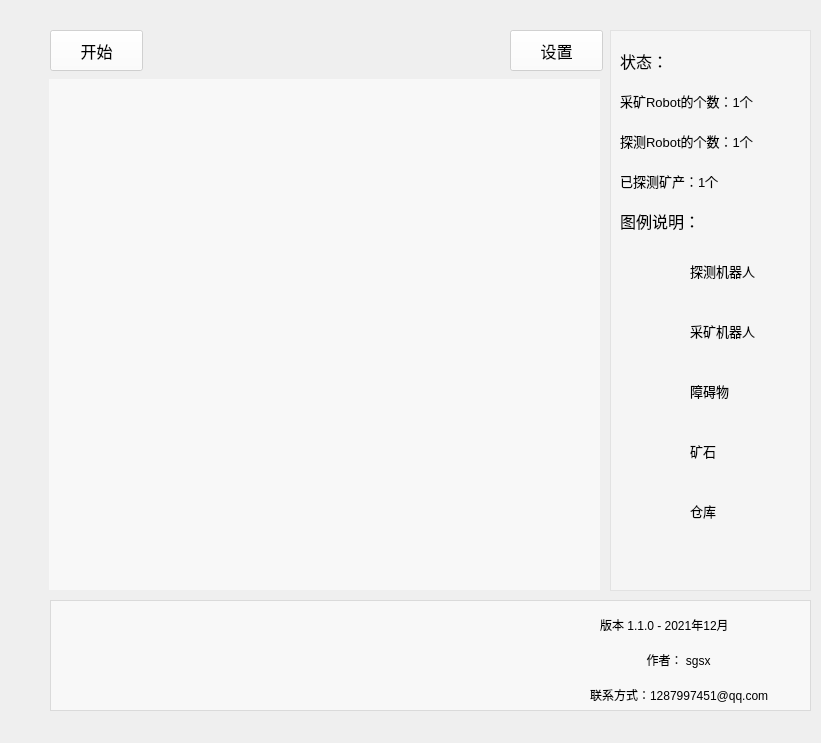
<?xml version="1.0" encoding="UTF-8"?>
<ui version="4.0">
 <class>MarsRobot</class>
 <widget class="QMainWindow" name="MarsRobot">
  <property name="geometry">
   <rect>
    <x>0</x>
    <y>0</y>
    <width>821</width>
    <height>743</height>
   </rect>
  </property>
  <property name="minimumSize">
   <size>
    <width>821</width>
    <height>743</height>
   </size>
  </property>
  <property name="maximumSize">
   <size>
    <width>821</width>
    <height>743</height>
   </size>
  </property>
  <property name="windowTitle">
   <string>MainWindow</string>
  </property>
  <widget class="QWidget" name="centralwidget">
   <widget class="QWidget" name="widget" native="true">
    <property name="geometry">
     <rect>
      <x>49</x>
      <y>79</y>
      <width>551</width>
      <height>511</height>
     </rect>
    </property>
    <property name="minimumSize">
     <size>
      <width>551</width>
      <height>511</height>
     </size>
    </property>
    <property name="maximumSize">
     <size>
      <width>551</width>
      <height>511</height>
     </size>
    </property>
    <property name="styleSheet">
     <string notr="true">background-image: url(:/image/image/chessboard.png);
background-color: rgba(255, 255, 255, 150);</string>
    </property>
   </widget>
   <widget class="QTextBrowser" name="textBrowser">
    <property name="geometry">
     <rect>
      <x>50</x>
      <y>600</y>
      <width>761</width>
      <height>111</height>
     </rect>
    </property>
    <property name="styleSheet">
     <string notr="true">background-color: rgba(255, 255, 255, 150);</string>
    </property>
   </widget>
   <widget class="QPushButton" name="pushButton">
    <property name="geometry">
     <rect>
      <x>50</x>
      <y>30</y>
      <width>93</width>
      <height>41</height>
     </rect>
    </property>
    <property name="font">
     <font>
      <pointsize>12</pointsize>
     </font>
    </property>
    <property name="styleSheet">
     <string notr="true">background-color: rgba(255, 255, 255, 150);</string>
    </property>
    <property name="text">
     <string>开始</string>
    </property>
   </widget>
   <widget class="QPushButton" name="pushButton_2">
    <property name="geometry">
     <rect>
      <x>510</x>
      <y>30</y>
      <width>93</width>
      <height>41</height>
     </rect>
    </property>
    <property name="font">
     <font>
      <pointsize>12</pointsize>
     </font>
    </property>
    <property name="styleSheet">
     <string notr="true">
background-color: rgba(255, 255, 255, 150);</string>
    </property>
    <property name="text">
     <string>设置</string>
    </property>
   </widget>
   <widget class="QLabel" name="label">
    <property name="geometry">
     <rect>
      <x>620</x>
      <y>40</y>
      <width>61</width>
      <height>41</height>
     </rect>
    </property>
    <property name="font">
     <font>
      <pointsize>12</pointsize>
     </font>
    </property>
    <property name="text">
     <string>状态：</string>
    </property>
   </widget>
   <widget class="QLabel" name="label_2">
    <property name="geometry">
     <rect>
      <x>620</x>
      <y>80</y>
      <width>201</width>
      <height>41</height>
     </rect>
    </property>
    <property name="font">
     <font>
      <pointsize>10</pointsize>
     </font>
    </property>
    <property name="text">
     <string>采矿Robot的个数：1个</string>
    </property>
   </widget>
   <widget class="QWidget" name="widget_2" native="true">
    <property name="geometry">
     <rect>
      <x>-1</x>
      <y>-1</y>
      <width>821</width>
      <height>743</height>
     </rect>
    </property>
    <property name="minimumSize">
     <size>
      <width>821</width>
      <height>743</height>
     </size>
    </property>
    <property name="maximumSize">
     <size>
      <width>821</width>
      <height>743</height>
     </size>
    </property>
    <property name="styleSheet">
     <string notr="true">background-image: url(:/image/image/bg.jpeg);</string>
    </property>
   </widget>
   <widget class="QTextBrowser" name="textBrowser_2">
    <property name="geometry">
     <rect>
      <x>610</x>
      <y>30</y>
      <width>201</width>
      <height>561</height>
     </rect>
    </property>
    <property name="styleSheet">
     <string notr="true">background-color: rgba(255, 255, 255, 100);</string>
    </property>
   </widget>
   <widget class="QLabel" name="label_3">
    <property name="geometry">
     <rect>
      <x>620</x>
      <y>120</y>
      <width>211</width>
      <height>41</height>
     </rect>
    </property>
    <property name="font">
     <font>
      <pointsize>10</pointsize>
     </font>
    </property>
    <property name="text">
     <string>探测Robot的个数：1个</string>
    </property>
   </widget>
   <widget class="QLabel" name="label_4">
    <property name="geometry">
     <rect>
      <x>620</x>
      <y>160</y>
      <width>151</width>
      <height>41</height>
     </rect>
    </property>
    <property name="font">
     <font>
      <pointsize>10</pointsize>
     </font>
    </property>
    <property name="text">
     <string>已探测矿产：1个</string>
    </property>
   </widget>
   <widget class="QLabel" name="label_5">
    <property name="geometry">
     <rect>
      <x>620</x>
      <y>200</y>
      <width>101</width>
      <height>41</height>
     </rect>
    </property>
    <property name="font">
     <font>
      <pointsize>12</pointsize>
     </font>
    </property>
    <property name="text">
     <string>图例说明：</string>
    </property>
   </widget>
   <widget class="QWidget" name="widget_3" native="true">
    <property name="geometry">
     <rect>
      <x>630</x>
      <y>250</y>
      <width>51</width>
      <height>51</height>
     </rect>
    </property>
    <property name="styleSheet">
     <string notr="true">background-image: url(:/image/image/search-removebg-preview.png);</string>
    </property>
   </widget>
   <widget class="QLabel" name="label_6">
    <property name="geometry">
     <rect>
      <x>690</x>
      <y>250</y>
      <width>101</width>
      <height>41</height>
     </rect>
    </property>
    <property name="font">
     <font>
      <pointsize>10</pointsize>
     </font>
    </property>
    <property name="text">
     <string>探测机器人</string>
    </property>
   </widget>
   <widget class="QWidget" name="widget_4" native="true">
    <property name="geometry">
     <rect>
      <x>630</x>
      <y>310</y>
      <width>51</width>
      <height>51</height>
     </rect>
    </property>
    <property name="styleSheet">
     <string notr="true">background-image: url(:/image/image/work-removebg-preview.png);</string>
    </property>
   </widget>
   <widget class="QLabel" name="label_7">
    <property name="geometry">
     <rect>
      <x>690</x>
      <y>310</y>
      <width>101</width>
      <height>41</height>
     </rect>
    </property>
    <property name="font">
     <font>
      <pointsize>10</pointsize>
     </font>
    </property>
    <property name="text">
     <string>采矿机器人</string>
    </property>
   </widget>
   <widget class="QWidget" name="widget_5" native="true">
    <property name="geometry">
     <rect>
      <x>630</x>
      <y>370</y>
      <width>51</width>
      <height>51</height>
     </rect>
    </property>
    <property name="styleSheet">
     <string notr="true">background-image: url(:/image/image/rock-removebg-preview.png);</string>
    </property>
   </widget>
   <widget class="QWidget" name="widget_6" native="true">
    <property name="geometry">
     <rect>
      <x>630</x>
      <y>430</y>
      <width>51</width>
      <height>51</height>
     </rect>
    </property>
    <property name="styleSheet">
     <string notr="true">background-image: url(:/image/image/valuableRock-removebg-preview.png);</string>
    </property>
   </widget>
   <widget class="QLabel" name="label_8">
    <property name="geometry">
     <rect>
      <x>690</x>
      <y>370</y>
      <width>101</width>
      <height>41</height>
     </rect>
    </property>
    <property name="font">
     <font>
      <pointsize>10</pointsize>
     </font>
    </property>
    <property name="text">
     <string>障碍物</string>
    </property>
   </widget>
   <widget class="QLabel" name="label_9">
    <property name="geometry">
     <rect>
      <x>690</x>
      <y>430</y>
      <width>101</width>
      <height>41</height>
     </rect>
    </property>
    <property name="font">
     <font>
      <pointsize>10</pointsize>
     </font>
    </property>
    <property name="text">
     <string>矿石</string>
    </property>
   </widget>
   <widget class="QLabel" name="label_10">
    <property name="geometry">
     <rect>
      <x>630</x>
      <y>650</y>
      <width>161</width>
      <height>20</height>
     </rect>
    </property>
    <property name="font">
     <font>
      <pointsize>9</pointsize>
     </font>
    </property>
    <property name="text">
     <string>     作者： sgsx</string>
    </property>
   </widget>
   <widget class="QLabel" name="label_11">
    <property name="geometry">
     <rect>
      <x>590</x>
      <y>685</y>
      <width>261</width>
      <height>20</height>
     </rect>
    </property>
    <property name="font">
     <font>
      <pointsize>9</pointsize>
     </font>
    </property>
    <property name="text">
     <string>联系方式：1287997451@qq.com</string>
    </property>
   </widget>
   <widget class="QLabel" name="label_12">
    <property name="geometry">
     <rect>
      <x>600</x>
      <y>615</y>
      <width>211</width>
      <height>20</height>
     </rect>
    </property>
    <property name="font">
     <font>
      <pointsize>9</pointsize>
     </font>
    </property>
    <property name="styleSheet">
     <string notr="true"/>
    </property>
    <property name="text">
     <string>版本 1.1.0 - 2021年12月</string>
    </property>
   </widget>
   <widget class="QWidget" name="widget_7" native="true">
    <property name="geometry">
     <rect>
      <x>610</x>
      <y>640</y>
      <width>43</width>
      <height>43</height>
     </rect>
    </property>
    <property name="styleSheet">
     <string notr="true">background-color: rgba(255, 255, 255, 0);
background-image: url(:/image/image/avator2.png);</string>
    </property>
   </widget>
   <widget class="QWidget" name="widget_8" native="true">
    <property name="geometry">
     <rect>
      <x>630</x>
      <y>490</y>
      <width>51</width>
      <height>51</height>
     </rect>
    </property>
    <property name="styleSheet">
     <string notr="true">background-image: url(:/image/image/repository-removebg-preview.png);</string>
    </property>
   </widget>
   <widget class="QLabel" name="label_13">
    <property name="geometry">
     <rect>
      <x>690</x>
      <y>490</y>
      <width>101</width>
      <height>41</height>
     </rect>
    </property>
    <property name="font">
     <font>
      <pointsize>10</pointsize>
     </font>
    </property>
    <property name="text">
     <string>仓库</string>
    </property>
   </widget>
   <zorder>widget_2</zorder>
   <zorder>textBrowser_2</zorder>
   <zorder>widget</zorder>
   <zorder>textBrowser</zorder>
   <zorder>pushButton</zorder>
   <zorder>pushButton_2</zorder>
   <zorder>label_2</zorder>
   <zorder>label</zorder>
   <zorder>label_3</zorder>
   <zorder>label_4</zorder>
   <zorder>label_5</zorder>
   <zorder>widget_3</zorder>
   <zorder>label_6</zorder>
   <zorder>widget_4</zorder>
   <zorder>label_7</zorder>
   <zorder>widget_5</zorder>
   <zorder>widget_6</zorder>
   <zorder>label_8</zorder>
   <zorder>label_9</zorder>
   <zorder>label_10</zorder>
   <zorder>label_11</zorder>
   <zorder>label_12</zorder>
   <zorder>widget_7</zorder>
   <zorder>widget_8</zorder>
   <zorder>label_13</zorder>
  </widget>
 </widget>
 <resources>
  <include location="mars_robot_qrc.qrc"/>
 </resources>
 <connections/>
</ui>
